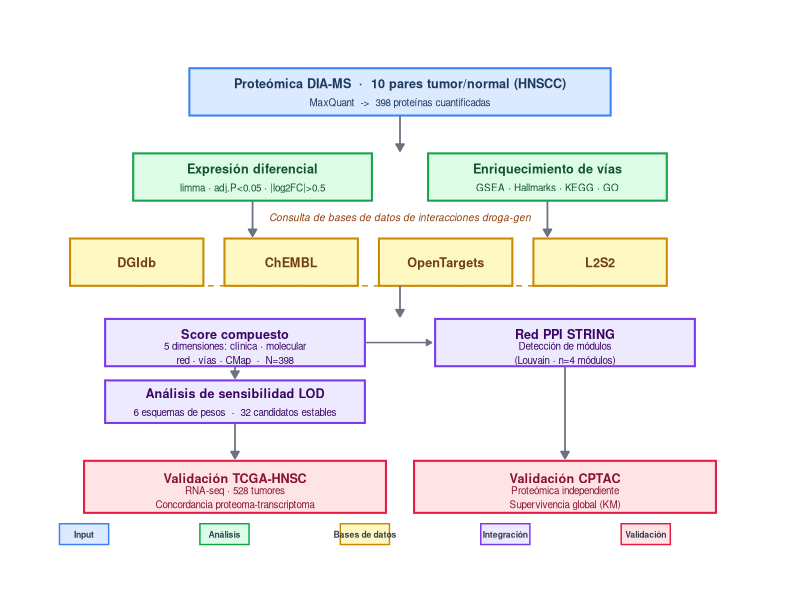
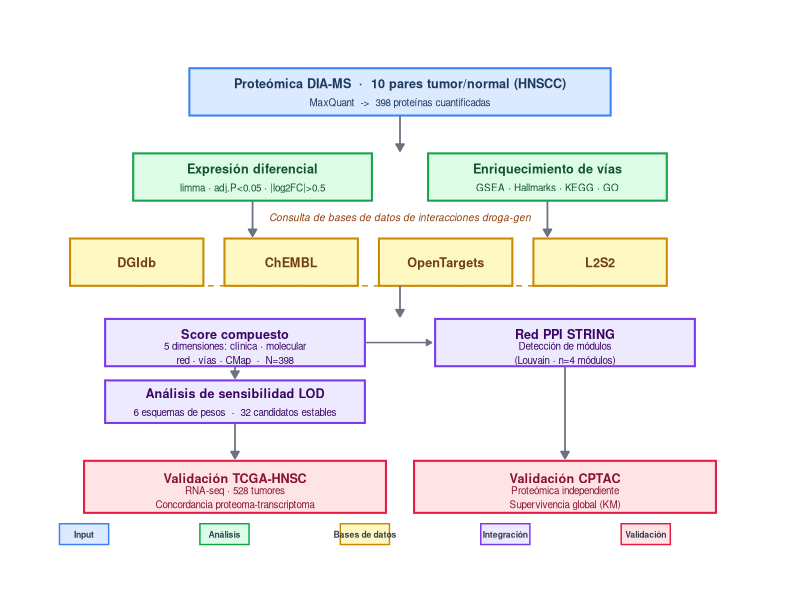

Reproduce these figures in R, in order.
#!/usr/bin/env Rscript
# fig1_workflow_draft.R — Bosquejo Fig1: workflow drug repurposing HNSCC
# Ambiente: omics-R

suppressPackageStartupMessages({
  library(ggplot2)
  library(grid)
})

# ── Paleta por etapa ────────────────────────────────────────────────────────
COL <- list(
  input   = list(fill = "#DBEAFE", border = "#3B82F6", text = "#1E3A5F"),
  de      = list(fill = "#DCFCE7", border = "#16A34A", text = "#14532D"),
  db      = list(fill = "#FEF9C3", border = "#CA8A04", text = "#713F12"),
  score   = list(fill = "#EDE9FE", border = "#7C3AED", text = "#3B0764"),
  valid   = list(fill = "#FFE4E6", border = "#E11D48", text = "#881337")
)

# ── Helper: caja con texto ───────────────────────────────────────────────────
box <- function(xmin, xmax, ymin, ymax, label, sublabel = NULL, col,
                label_size = 3.2, sub_size = 2.5) {
  out <- list(
    annotate("rect", xmin = xmin, xmax = xmax, ymin = ymin, ymax = ymax,
             fill = col$fill, color = col$border, linewidth = 0.7),
    annotate("text", x = (xmin + xmax) / 2, y = if (is.null(sublabel)) (ymin + ymax) / 2
             else (ymin + ymax) / 2 + 0.18,
             label = label, size = label_size, fontface = "bold",
             color = col$text, hjust = 0.5, vjust = 0.5)
  )
  if (!is.null(sublabel)) {
    out <- c(out, list(
      annotate("text", x = (xmin + xmax) / 2, y = (ymin + ymax) / 2 - 0.22,
               label = sublabel, size = sub_size, color = col$text,
               hjust = 0.5, vjust = 0.5, fontface = "plain")
    ))
  }
  out
}

# ── Helper: flecha vertical ──────────────────────────────────────────────────
arrow_v <- function(x, y_from, y_to, label = NULL) {
  out <- list(
    annotate("segment", x = x, xend = x, y = y_from, yend = y_to + 0.05,
             arrow = arrow(length = unit(0.2, "cm"), type = "closed"),
             color = "#6B7280", linewidth = 0.6)
  )
  if (!is.null(label)) {
    out <- c(out, list(
      annotate("text", x = x + 0.08, y = (y_from + y_to) / 2,
               label = label, size = 2.3, color = "#6B7280",
               hjust = 0, fontface = "italic")
    ))
  }
  out
}

arrow_h <- function(x_from, x_to, y, label = NULL) {
  out <- list(
    annotate("segment", x = x_from, xend = x_to - 0.05, y = y, yend = y,
             arrow = arrow(length = unit(0.15, "cm"), type = "closed"),
             color = "#6B7280", linewidth = 0.5)
  )
  if (!is.null(label)) {
    out <- c(out, list(
      annotate("text", x = (x_from + x_to) / 2, y = y + 0.1,
               label = label, size = 2.2, color = "#6B7280", hjust = 0.5)
    ))
  }
  out
}

# ── Canvas ───────────────────────────────────────────────────────────────────
p <- ggplot() +
  xlim(0, 10) + ylim(0, 11) +
  theme_void() +
  theme(plot.background = element_rect(fill = "white", color = NA),
        plot.margin = margin(10, 10, 10, 10))

# ── ETAPA 1: Input (y = 9.5-10.5) ────────────────────────────────────────────
p <- p +
  box(2, 8, 9.4, 10.4,
      label    = "Proteómica DIA-MS  ·  10 pares tumor/normal (HNSCC)",
      sublabel = "MaxQuant  ->  398 proteínas cuantificadas",
      col = COL$input)

# ── ETAPA 2: Análisis diferencial (y = 7.6-8.6) ──────────────────────────────
p <- p +
  arrow_v(5, 9.4, 8.6) +
  box(1.2, 4.6, 7.6, 8.6,
      label    = "Expresión diferencial",
      sublabel = "limma · adj.P<0.05 · |log2FC|>0.5",
      col = COL$de) +
  box(5.4, 8.8, 7.6, 8.6,
      label    = "Enriquecimiento de vías",
      sublabel = "GSEA · Hallmarks · KEGG · GO",
      col = COL$de)

# ── ETAPA 3: Consulta DBs (y = 5.8-6.8) ──────────────────────────────────────
# flechas desde etapa 2 hacia etapa 3
p <- p +
  arrow_v(2.9, 7.6, 6.8) +
  arrow_v(7.1, 7.6, 6.8) +
  # 4 cajas de DBs
  box(0.3, 2.2, 5.8, 6.8, label = "DGIdb",        col = COL$db) +
  box(2.5, 4.4, 5.8, 6.8, label = "ChEMBL",       col = COL$db) +
  box(4.7, 6.6, 5.8, 6.8, label = "OpenTargets",  col = COL$db) +
  box(6.9, 8.8, 5.8, 6.8, label = "L2S2",         col = COL$db) +
  # etiqueta de sección
  annotate("text", x = 5, y = 7.25, label = "Consulta de bases de datos de interacciones droga-gen",
           size = 2.6, color = "#92400E", hjust = 0.5, fontface = "italic")

# ── línea de convergencia de las 4 DBs ───────────────────────────────────────
p <- p +
  annotate("segment", x = 1.25, xend = 7.75, y = 5.8, yend = 5.8,
           color = "#CA8A04", linewidth = 0.5, linetype = "dashed") +
  arrow_v(5, 5.8, 5.1)

# ── ETAPA 4: Scoring + Red (y = 4.1-5.1) ────────────────────────────────────
p <- p +
  box(0.8, 4.5, 4.1, 5.1,
      label    = "Score compuesto",
      sublabel = "5 dimensiones: clínica · molecular\nred · vías · CMap  ·  N=398",
      col = COL$score) +
  box(5.5, 9.2, 4.1, 5.1,
      label    = "Red PPI STRING",
      sublabel = "Detección de módulos\n(Louvain · n=4 módulos)",
      col = COL$score) +
  # flecha horizontal entre los dos
  arrow_h(4.5, 5.5, 4.6)

# ── análisis LOD (sub-etapa, y = 2.9-3.8) ────────────────────────────────────
p <- p +
  arrow_v(2.65, 4.1, 3.8) +
  box(0.8, 4.5, 2.9, 3.8,
      label    = "Análisis de sensibilidad LOD",
      sublabel = "6 esquemas de pesos  ·  32 candidatos estables",
      col = COL$score)

# ── ETAPA 5: Validación externa (y = 1.0-2.1) ────────────────────────────────
p <- p +
  arrow_v(2.65, 2.9, 2.1) +
  arrow_v(7.35, 4.1, 2.1) +
  box(0.5, 4.8, 1.0, 2.1,
      label    = "Validación TCGA-HNSC",
      sublabel = "RNA-seq · 528 tumores\nConcordancia proteoma-transcriptoma",
      col = COL$valid) +
  box(5.2, 9.5, 1.0, 2.1,
      label    = "Validación CPTAC",
      sublabel = "Proteómica independiente\nSupervivencia global (KM)",
      col = COL$valid)

# ── Leyenda de etapas ────────────────────────────────────────────────────────
legend_y <- 0.55
legend_items <- data.frame(
  x     = c(0.5, 2.5, 4.5, 6.5, 8.5),
  label = c("Input", "Análisis", "Bases de datos", "Integración", "Validación"),
  fill  = c(COL$input$fill, COL$de$fill, COL$db$fill, COL$score$fill, COL$valid$fill),
  border = c(COL$input$border, COL$de$border, COL$db$border, COL$score$border, COL$valid$border)
)

for (i in seq_len(nrow(legend_items))) {
  p <- p +
    annotate("rect",
             xmin = legend_items$x[i] - 0.35, xmax = legend_items$x[i] + 0.35,
             ymin = legend_y - 0.22,           ymax = legend_y + 0.22,
             fill = legend_items$fill[i], color = legend_items$border[i], linewidth = 0.5) +
    annotate("text", x = legend_items$x[i], y = legend_y,
             label = legend_items$label[i], size = 2.2,
             color = "#374151", hjust = 0.5, fontface = "bold")
}

# ── Export ───────────────────────────────────────────────────────────────────
out_base <- "results/figures/pub/main/Fig1_workflow"

ggsave(paste0(out_base, ".pdf"), p, width = 10, height = 11, device = "pdf")
ggsave(paste0(out_base, ".png"), p, width = 10, height = 11, dpi = 300)

cat("Saved:", out_base, ".pdf/.png\n")
